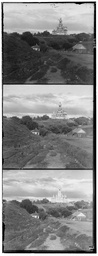
#> input picture Project_1/code/data/cathedral.jpg, 98 x 256 px, shrunk from 390 x 1024 before the run
$ jupyter execute --allow-errors main.ipynb
#> lines starting #> are read from the running program, lines starting #| are printed output that depends on the picture
<h1>Part 1: Exchaustive Search<h/1>

<h3>Dependencies<h/3>

[cell 1]
import numpy as np
import skimage as sk
from skimage import img_as_ubyte
import skimage.io as skio
import matplotlib.pyplot as plt

<h3>Functions<h/3>

[cell 2]
def normalized_cross_correlation(img1, img2):
    img1_normalized = (img1 - np.mean(img1)) / (np.std(img1) + 1e-8)
    img2_normalized = (img2 - np.mean(img2)) / (np.std(img2) + 1e-8)
    return np.sum(img1_normalized * img2_normalized)

def align(image, reference, search_window=90, crop_size=15):
    best_score = float('-inf')
    best_shift = (0, 0)

    height, width = image.shape

    for y_shift in range(-search_window, search_window + 1):
        for x_shift in range(-search_window, search_window + 1):
            shifted = np.roll(image, (y_shift, x_shift), axis=(0, 1))

            # Exclude borders (crop to internal pixels only)
            y_start = max(crop_size, -y_shift)
            y_end = min(height - crop_size, height - y_shift)
            x_start = max(crop_size, -x_shift)
            x_end = min(width - crop_size, width - x_shift)

            score = normalized_cross_correlation(
                shifted[y_start:y_end, x_start:x_end],
                reference[y_start:y_end, x_start:x_end]
            )

            if score > best_score:
                best_score = score
                best_shift = (y_shift, x_shift)

    return np.roll(image, best_shift, axis=(0, 1)), best_shift

<h3>Main<h/3>

[cell 3]
# List of image filenames
image_files = ['data/cathedral.jpg', 'data/monastery.jpg', 'data/tobolsk.jpg']

# Loop through each image
for image_file in image_files:

    im = skio.imread(image_file)
#> im is the input picture: shape (256, 98); min 0, max 255, mean 133.6

    # Convert to float format (you can do this later to save memory if needed)
    im = sk.img_as_float(im)

    # Compute the height of each part (1/3 of total height)
    height = int(np.floor(im.shape[0] / 3.0))
#> height = 85

    # Separate the color channels (assuming RGB stored as 3 horizontal sections)
    b = im[:height]      # Blue channel
    g = im[height: 2*height]  # Green channel
    r = im[2*height: 3*height]  # Red channel
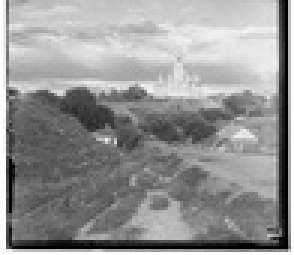
#> r: shape (85, 98) float64 (shown 3 times larger); min 0, max 1, mean 0.582

    # Align the images
    ag, g_shift = align(g, b)   # Align green channel to blue
#> the loop in align, `for y_shift in range(-search_window, search_window + 1):` made 181 passes
#> after the loop in align, `for y_shift in range(-search_window, search_window + 1):`: best_score = 4521; best_shift = (86, 1)
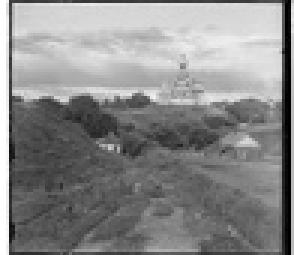
#> ag: shape (85, 98) float64 (shown 3 times larger); min 0, max 1, mean 0.54
#> g_shift = (86, 1)
    ar, r_shift = align(r, b)   # Align red channel to blue
#> the loop in align (call 2), `for y_shift in range(-search_window, search_window + 1):` made 181 passes
#> after the loop in align (call 2), `for y_shift in range(-search_window, search_window + 1):`: best_score = 4064.7; best_shift = (88, 1)
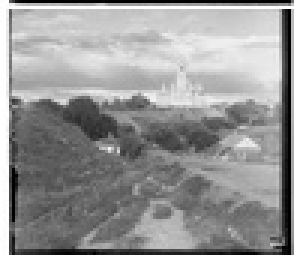
#> ar: shape (85, 98) float64 (shown 3 times larger); min 0, max 1, mean 0.582
#> r_shift = (88, 1)

    # Stack the aligned images to create the final color image
    im_out = np.dstack([ar, ag, b])

    # Convert to uint8 format
    im_out = img_as_ubyte(im_out)

    # Print the displacement vectors
    print(f"Processing {image_file}")
    print(f"Green channel shift: {g_shift}")
#| Green channel shift: (86, 1)
    print(f"Red channel shift: {r_shift}")
#| Red channel shift: (88, 1)

    # Create the output filename based on the input image name
    output_filename = f"aligned_{image_file.split('/')[-1]}"

    # Save the aligned image
    skio.imsave(output_filename, im_out)
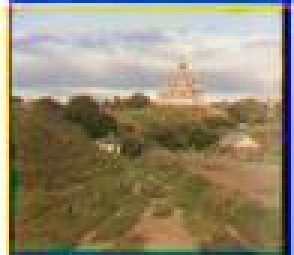
#> saved as aligned_cathedral.jpg: shape (85, 98, 3) (shown 3 times larger); mean R, G, B 148, 137.6, 112.9

    # Optionally display the image (comment out if not needed)
    skio.imshow(im_out)
    skio.show()
#> pass 2 of the loop `for image_file in image_files:`:
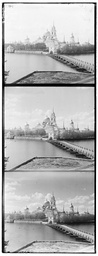
#> input picture Project_1/code/data/monastery.jpg, 98 x 256 px, shrunk from 391 x 1024 before the run
#> im is the input picture: shape (256, 98); min 0, max 255, mean 177.6
#> g_shift = (-1, 0)
#> `ar, r_shift = align(r, b)`:
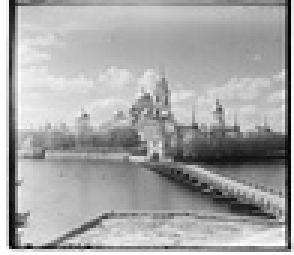
#> ar: shape (85, 98) float64 (shown 3 times larger); min 0, max 1, mean 0.653
#> r_shift = (0, 1)
#| Green channel shift: (-1, 0)
#| Red channel shift: (0, 1)
#> `skio.imsave(output_filename, im_out)`:
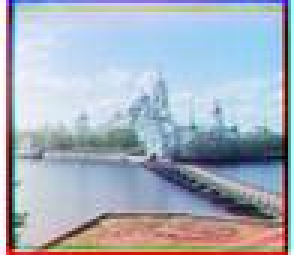
#> saved as aligned_monastery.jpg: shape (85, 98, 3) (shown 3 times larger); mean R, G, B 166.3, 175.7, 189.1
#> pass 3 of the loop `for image_file in image_files:`:
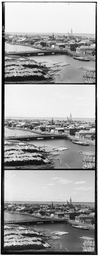
#> input picture Project_1/code/data/tobolsk.jpg, 99 x 256 px, shrunk from 396 x 1024 before the run
#> im is the input picture: shape (256, 99); min 0, max 255, mean 160.9
#> g: shape (85, 99) float64
#> r: shape (85, 99) float64
#| Green channel shift: (86, 1)
#| Red channel shift: (86, 1)
#> `skio.imsave(output_filename, im_out)`:
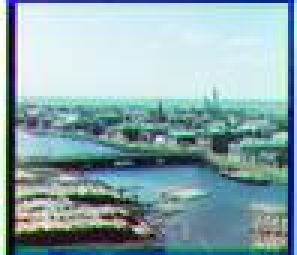
#> saved as aligned_tobolsk.jpg: shape (85, 99, 3) (shown 3 times larger); mean R, G, B 139.7, 168.6, 173

<h1>Part 2: Pyramid Speed Up<h/1>

<h3>Functions<h/3>

[cell 4]
# [59 lines left out: functions compute_normalized_cross_correlation, compute_shift_difference, pyramid_align, build_pyramid, downsample, align, not called in this run]

def apply_displacement(image, displacement):
    return np.roll(np.roll(image, int(displacement[0]), axis=0), int(displacement[1]), axis=1)

# [10 lines left out: function display_alignment, not called in this run]

[cell 5]
import numpy as np
import skimage as sk
import skimage.io as skio
import os

def compute_normalized_cross_correlation(im1, im2):
    im1_length = (im1 - np.mean(im1)) / np.linalg.norm(im1)
    im2_length = (im2 - np.mean(im2)) / np.linalg.norm(im2)
    im1_length = im1_length.flatten()
    im2_length = im2_length.flatten()
    return np.dot(im1_length, im2_length)

def compute_shift_difference(im1, im2):
    im1_difference_matrix = im1 - np.roll(im1, 2, 1)
    im2_difference_matrix = im2 - np.roll(im2, 2, 1)
    return compute_normalized_cross_correlation(im1_difference_matrix, im2_difference_matrix)

def get_best_displacement(im1, im2, on_last_level):
    max_displacement = 15
    skip_factor = 1

    if on_last_level:
        max_displacement = 3

    best_alignment_displacement = 0, 0
    best_alignment_distance = np.inf

    cut_amount = max(int(len(im1) * 0.25), 1)
    cut_im2 = im2[cut_amount:-cut_amount, cut_amount:-cut_amount]

    for y_displacement in range(-max_displacement, max_displacement, skip_factor):
        y_rolled_im1 = np.roll(im1, y_displacement, 0)
        for x_displacement in range(-max_displacement, max_displacement, skip_factor):
            xy_rolled_im1 = np.roll(y_rolled_im1, x_displacement, 1)
            cut_im1 = xy_rolled_im1[cut_amount:-cut_amount, cut_amount:-cut_amount]
            new_aligment_distance = compute_shift_difference(cut_im1, cut_im2)
            if new_aligment_distance < best_alignment_distance:
                best_alignment_displacement = y_displacement, x_displacement
                best_alignment_distance = new_aligment_distance

    return best_alignment_displacement

def align(im1, im2):
    amount_of_images = 3
    low_resolution_images1 = []
    for i in range(amount_of_images, 0, -1):
        low_resolution_images1.append(sk.transform.rescale(im1, 0.5**i))
    low_resolution_images1.append(im1)

    low_resolution_images2 = []
    for i in range(amount_of_images, 0, -1):
        low_resolution_images2.append(sk.transform.rescale(im2, 0.5**i))
    low_resolution_images2.append(im2)

    total_displacement = [0, 0]
    displacement = [0, 0]

    for i in range(0, len(low_resolution_images1)):
        total_displacement = [2* (total_displacement[0] + displacement[0]), 2 * (total_displacement[1] + displacement[1])]
        low_resolution_images1[i] = np.roll(low_resolution_images1[i], total_displacement[0], 0)
        low_resolution_images1[i] = np.roll(low_resolution_images1[i], total_displacement[1], 1)
        print("set image " + str(i) + " to position " + str(total_displacement))

        on_last_level = i == len(low_resolution_images1) - 1
        displacement = get_best_displacement(low_resolution_images1[i], low_resolution_images2[i], on_last_level)
#> this loop made 4 passes
#| set image 0 to position [0, 0]
#| set image 1 to position [-26, -10]
#| set image 2 to position [-62, -10]
#| set image 3 to position [-126, -18]

    total_displacement = [total_displacement[0] + displacement[0], total_displacement[1] + displacement[1]]
    low_resolution_images1[-1] = np.roll(low_resolution_images1[-1], displacement[0], 0)
    low_resolution_images1[-1] = np.roll(low_resolution_images1[-1], displacement[1], 1)
    print("set image " + str(i) + " to position " + str(total_displacement))
#| set image 3 to position [-125, -19]

    return low_resolution_images1[-1]

def process_image(imname):
    print(f"Processing {imname}")
    im = skio.imread(f"data/{imname}")
    im = sk.img_as_float(im)

    height = np.floor(im.shape[0] / 3.0).astype(int)
    b = im[:height]
    g = im[height: 2*height]
    r = im[2*height: 3*height]

    ag = align(g, b)
    ar = align(r, b)
#> the loop in align (call 2), `for i in range(0, len(low_resolution_images1)):` made 4 passes
#| set image 0 to position [0, 0]
#| set image 1 to position [-22, -14]
#| set image 2 to position [-62, -58]
#| set image 3 to position [-126, -116]
#| set image 3 to position [-126, -117]
#> in align (call 2), `return low_resolution_images1[-1]`:
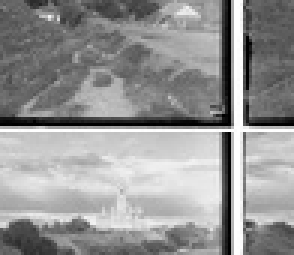
#> returned value: shape (85, 98) float64 (shown 3 times larger); min 0, max 1, mean 0.582

    cut_amount = max(int(len(b) * 0.1), 1)

    b = (b[cut_amount:-cut_amount, cut_amount:-cut_amount] * 255).astype(np.uint8)
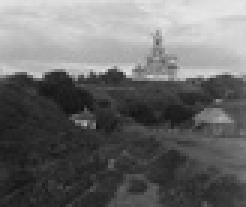
#> b: shape (69, 82) (shown 3 times larger); min 18, max 231, mean 107
    ag = (ag[cut_amount:-cut_amount, cut_amount:-cut_amount] * 255).astype(np.uint8)
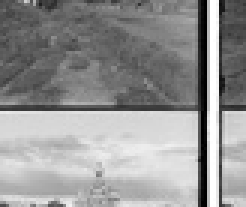
#> ag: shape (69, 82) (shown 3 times larger); min 0, max 255, mean 148.1
    ar = (ar[cut_amount:-cut_amount, cut_amount:-cut_amount] * 255).astype(np.uint8)
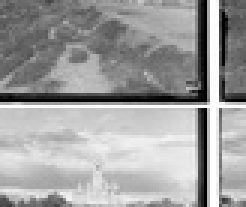
#> ar: shape (69, 82) (shown 3 times larger); min 0, max 255, mean 159.2

    im_out = np.dstack([ar, ag, b])
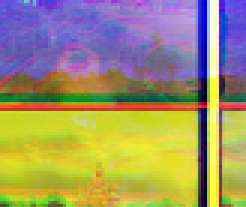
#> im_out: shape (69, 82, 3) (shown 3 times larger); mean of channels 0, 1, 2 159.2, 148.1, 107; drawn as R, G, B

    # Ensure output directory exists
    os.makedirs('./out_path', exist_ok=True)

    fname = f'./out_path/aligned_{os.path.splitext(imname)[0]}.jpg'
    skio.imsave(fname, im_out)
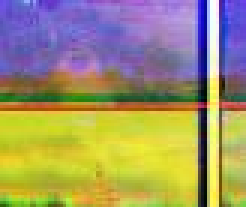
#> saved as aligned_cathedral.jpg: shape (69, 82, 3) (shown 3 times larger); mean R, G, B 159.1, 148.2, 107
#> pass 2 of the loop `for imname in image_files:`:

    # Display the image (optional, comment out if not needed)
    skio.imshow(im_out)
    skio.show()

# List of image files
image_files = [
    'cathedral.jpg', 'church.tif', 'emir.tif', 'harvesters.tif', 'icon.tif',
    'lady.tif', 'melons.tif', 'monastery.jpg', 'onion_church.tif',
    'sculpture.tif', 'self_portrait.tif', 'three_generations.tif',
    'tobolsk.jpg', 'train.tif'
]

#> (the rest of this cell did not finish here and is left out)
